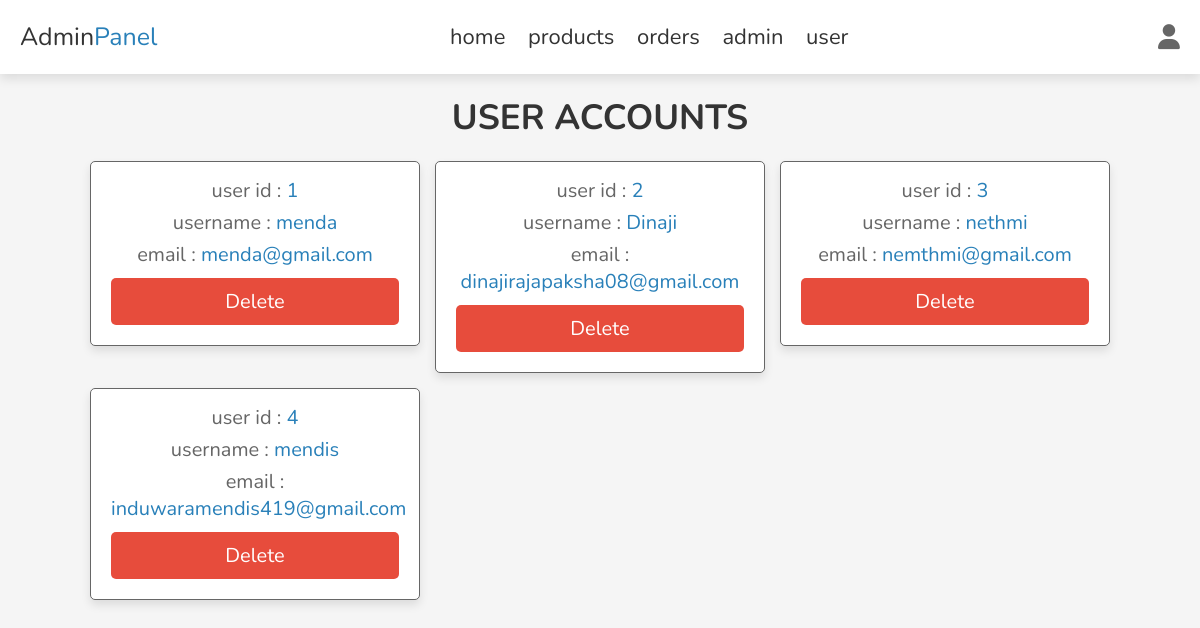
The app's page /users_accounts.php (signed in) with its own data.
### tables this page shows
CREATE TABLE `user` (
  `id` int(100) NOT NULL,
  `name` varchar(20) NOT NULL,
  `email` varchar(50) NOT NULL,
  `password` varchar(50) NOT NULL
);

### users_accounts.php (the view, shortened to what this page needs)
<?php
include 'config.php';
?>
<!DOCTYPE html>
<html lang="en">
<head>
   <link rel="stylesheet" href="https://cdnjs.cloudflare.com/ajax/libs/font-awesome/6.1.1/css/all.min.css">
   <link rel="stylesheet" href="css/admin_style.css">
</head>
<body>
<?php include 'admin_header.php' ?>
<section class="accounts">
   <h1 class="heading">user accounts</h1>
   <div class="box-container">
   <?php
      $select_accounts = $conn->prepare("SELECT * FROM `user`");
      $select_accounts->execute();
      if($select_accounts->rowCount() > 0){
         while($fetch_accounts = $select_accounts->fetch(PDO::FETCH_ASSOC)){
   ?>
   <div class="box">
      <p> user id : <span><?= $fetch_accounts['id']; ?></span> </p>
      <p> username : <span><?= $fetch_accounts['name']; ?></span> </p>
      <p> email : <span><?= $fetch_accounts['email']; ?></span> </p>
      <a href="users_accounts.php?delete=<?= $fetch_accounts['id']; ?>" onclick="return confirm('delete this account?')" class="delete-btn">delete</a>
   </div>
   <?php
         }
      }else{
         echo '<p class="empty">no accounts available!</p>';
      }
   ?>
   </div>
</section>
</body>
</html>

### admin_style.css (style rules this page uses)
:root { --main-color:#2980b9; --red:#e74c3c; --orange:#f39c12; --black:#333; --white:#fff; --light-bg:#f5f5f5; --light-color:#666; --border:.1rem solid var(--light-color); --box-shadow:0 .5rem 1rem rgba(0,0,0,.1); }
* { font-family: 'Nunito', sans-serif; margin:0; padding:0; box-sizing: border-box; outline: none; border:none; text-decoration: none; transition: .2s linear; }
html { font-size: 62.5%; overflow-x: hidden; scroll-behavior: smooth; scroll-padding-top: 7rem; }
body { background: var(--light-bg); }
section { padding:2rem; margin:0 auto; max-width: 1200px; }
.heading { text-align: center; margin-bottom: 2rem; font-size: 3.5rem; color:var(--black); text-transform: uppercase; }
.delete-btn, .option-btn, .btn { display: block; width: 100%; margin-top: 1rem; border-radius: .5rem; padding:1rem 3rem; font-size: 2rem; color:var(--white); cursor: pointer; text-transform: capitalize; text-align: center; }
.delete-btn { background-color: var(--red); }
.accounts .box-container { display: grid; grid-template-columns: repeat(auto-fit, 33rem); gap:1.5rem; align-items: flex-start; justify-content: center; }
.accounts .box-container .box { padding:2rem; padding-top: 1rem; border-radius: .5rem; text-align: center; border:var(--border); background-color: var(--white); box-shadow: var(--box-shadow); }
.accounts .box-container .box p { font-size: 2rem; color:var(--light-color); margin: .5rem 0; }
.accounts .box-container .box p span { color:var(--main-color); }

### records on screen
user: id "1", name "menda", email "menda@gmail.com"
user: id "2", name "Dinaji", email "dinajirajapaksha08@gmail.com"
user: id "3", name "nethmi", email "nemthmi@gmail.com"
user: id "4", name "mendis", email "induwaramendis419@gmail.com"
